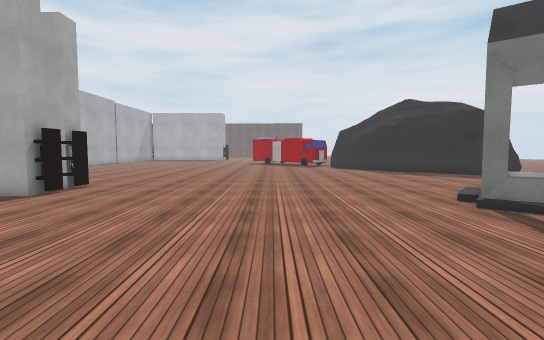
view 1 (above)

24 first-person views from a walk through a scene from a Unity 3-D project. The camera is 1.3 m above the floor, tilts 4° down and sees 85° across. The floor is counted in squares, 1 m on a side. Each view is taken from the middle of a square. On the plan, view 1 faces up. The plan holds only what a view shows up to about 14 squares ahead; the rest is blank. The place goes on beyond the plan. The player character is not drawn. Some animated figures are left out. Some surface patterns are stand-ins.

view 2
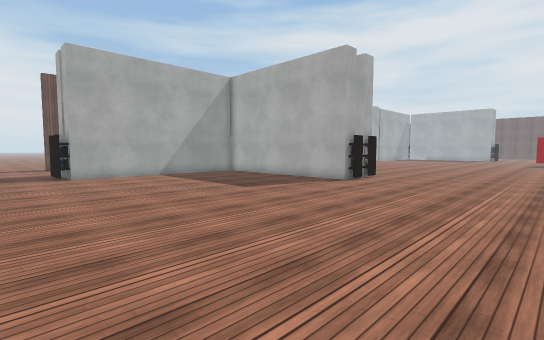

view 3
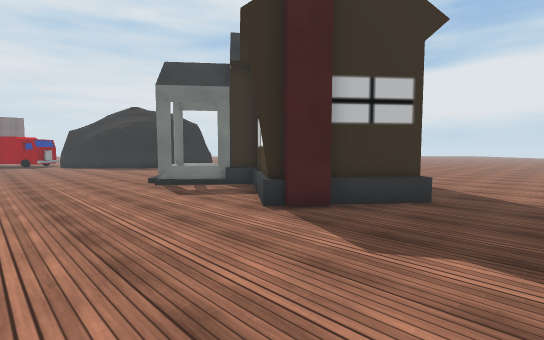

view 4
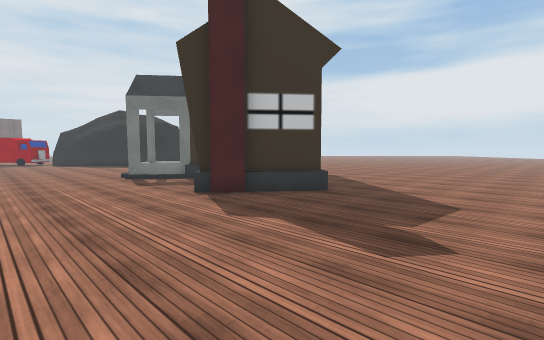

view 5
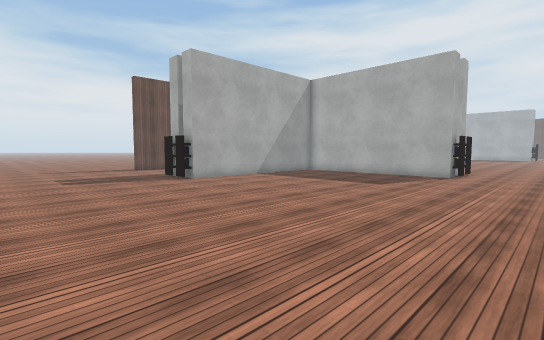

view 6
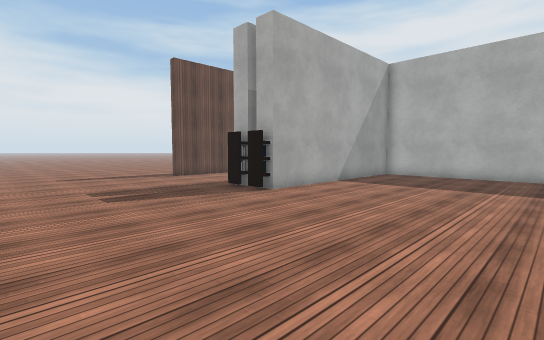

view 7
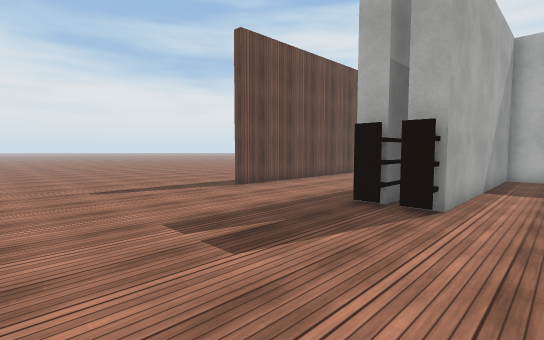

view 8
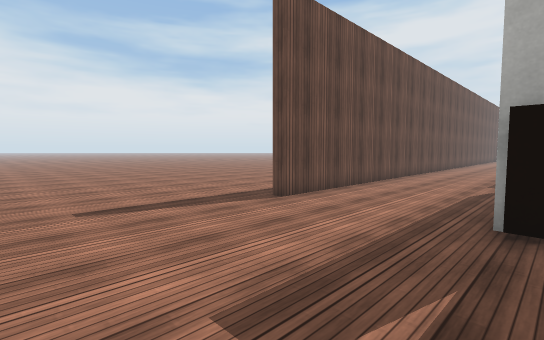

view 9
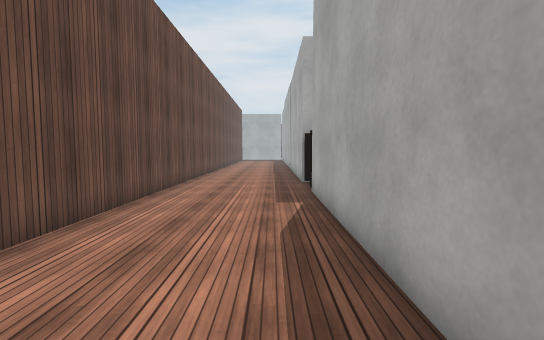

view 10
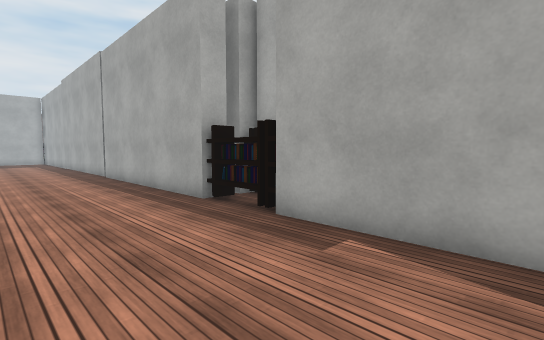

view 11
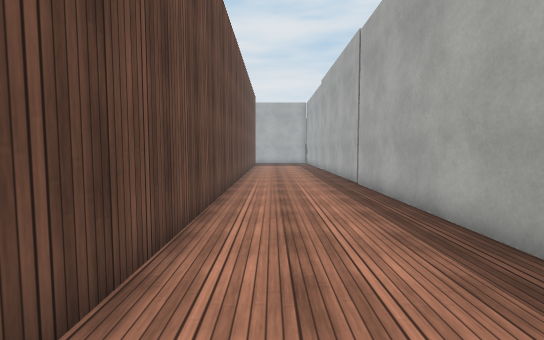

view 12
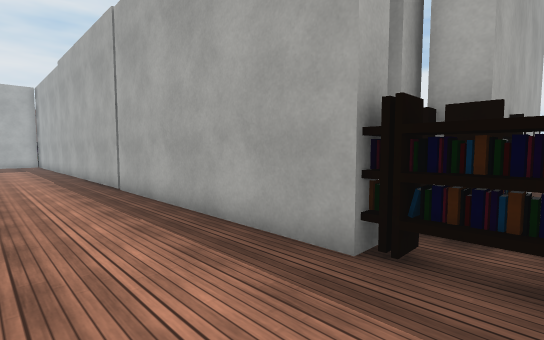

view 13
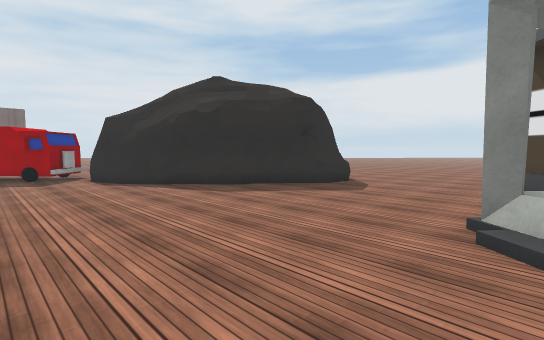

view 14
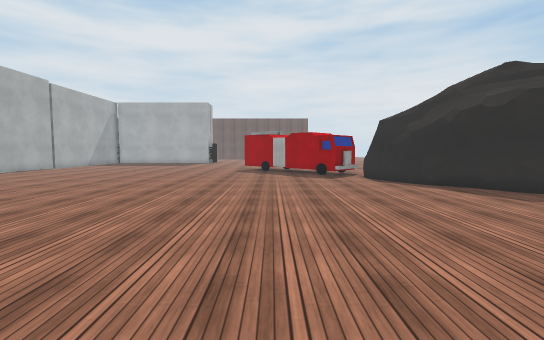

view 15
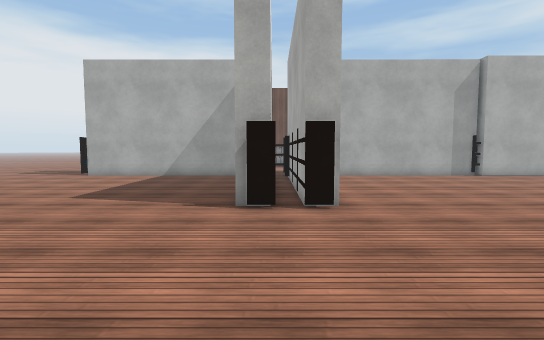

view 16
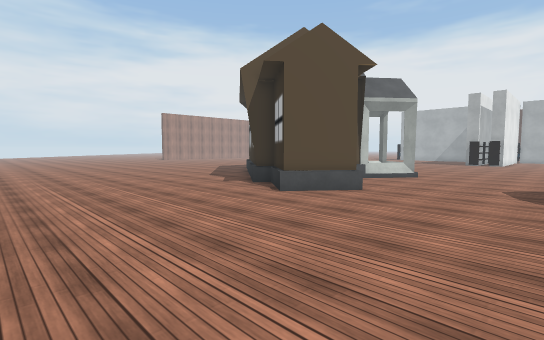

view 17
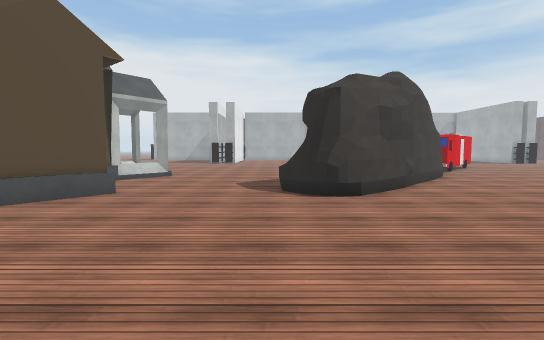

view 18
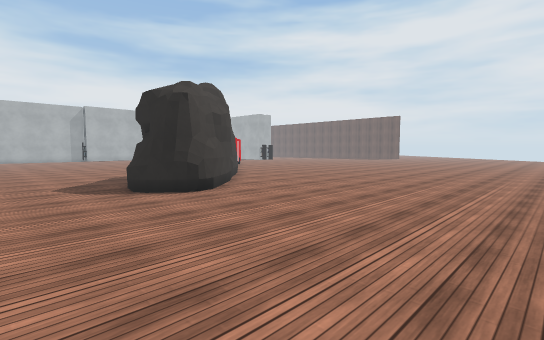

view 19
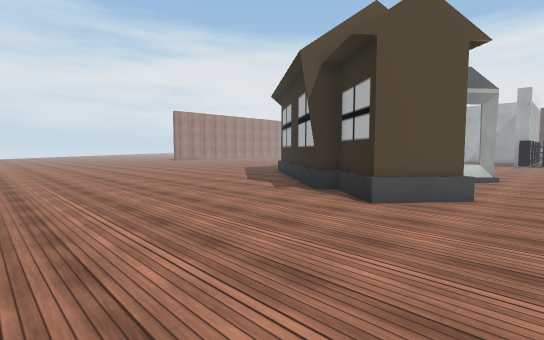

view 20
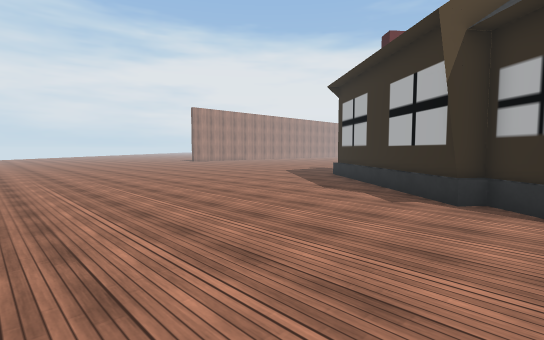

view 21
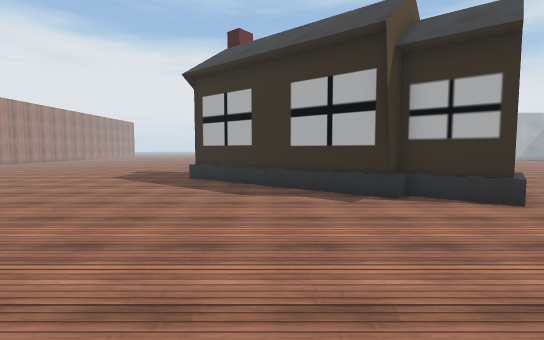

view 22
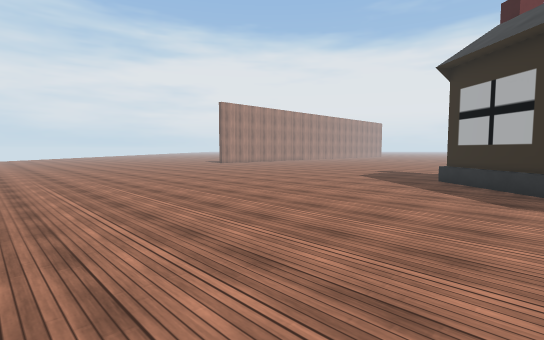

view 23
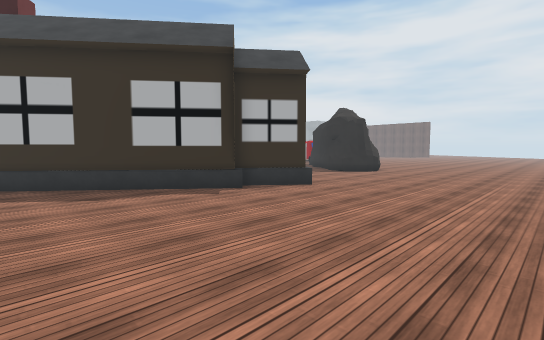

view 24
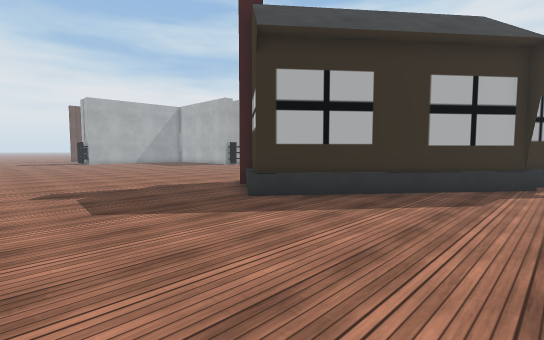

### Floor plan
Key: @ floor where view 1 was taken; # wall or solid block; . floor; / step, stairs or slope; = window, fence, low wall or low ledge; O other object.
Columns run from 24 left of view 1 to 21 right of it. Each row starts with its distance up from view 1.
 22   #....O    ...............O####..............
 21   #....O  ...................# ##.............
 20   #....O  ...................## ##............
 19   #....   ....................## ###..........
 18   #....#  .....................#   ##.........
 17   #....#  .....................###  #.........
 16   #....#  .......................#####........
 15   #....#  ........................####........
 14   #....#  ..........................=.........
 13   #....#  ....................................
 12   #....#OO ...................................
 11   #....##O    ................................
 10   #....OOOOOOOOOOO............................
  9   #....OO     O  O.............O....OO........
  8   #....O# OOOOOOOO............OO/. OOOO.......
  7   #....#O ...................OOOOO OOOO.......
  6   #....###....................OOO  OOO........
  5   #....#  .....................OO OOOO........
  4   #....###.....................OO OOO.........
  3   #....#  ....................OO OOO..........
  2   #....#  ....................O OOOO..........
  1 ..#....#OO...................OOOOOO...........
  0 ..#....##O..............@....#OOOO............
 -1 ...............................OO.............
 -2 ................................O.............
 -3 ..............................................
 -4 ..............................................
 -5 ..............................................
 -6 ..............................................
 -7 .................... .  . ....................

Positions as (right, up) in squares from view 1, and headings:
1: (0, 0), facing up
2: (0, -3), facing up-left
3: (0, -4), facing up-right
4: (0, -7), facing up-right
5: (-3, -7), facing up-left
6: (-8, -7), facing up-left
7: (-13, -7), facing up-left
8: (-16, -6), facing up-left
9: (-18, -1), facing up
10: (-21, 4), facing up-right
11: (-20, 8), facing up
12: (-20, 9), facing up-right
13: (1, 8), facing up-right
14: (0, 8), facing up
15: (0, 9), facing left
16: (21, 14), facing down-left
17: (21, 14), facing left
18: (21, 11), facing up-left
19: (21, 11), facing down-left
20: (21, 7), facing down-left
21: (21, 2), facing left
22: (21, 2), facing down-left
23: (21, -1), facing up-left
24: (14, -7), facing up-left
